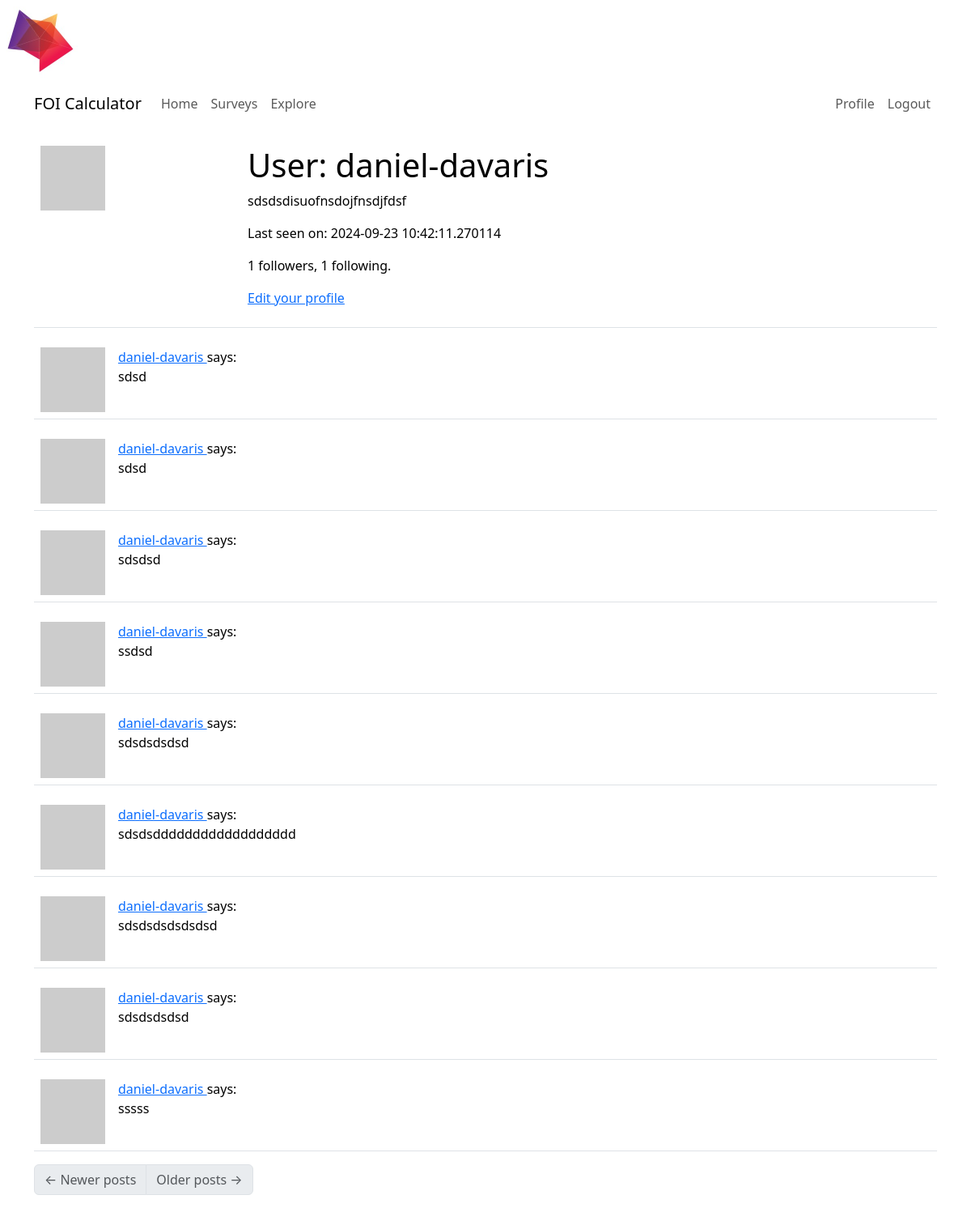
The app's page /user/daniel-davaris (signed in), older data.
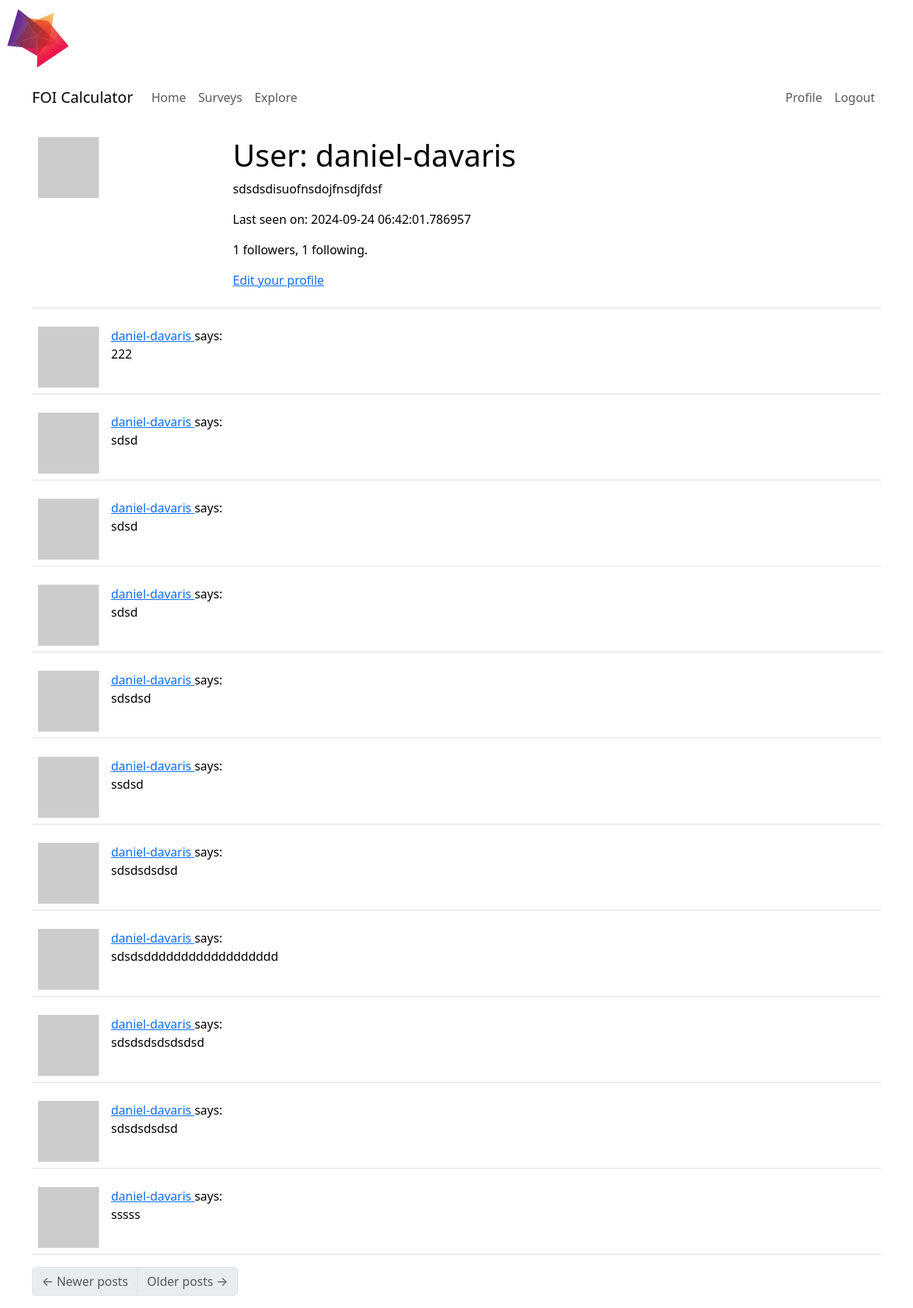
The same page, newer data.
### app/models.py (models this page shows, shortened)
class User(UserMixin, db.Model):
    id: so.Mapped[int] = so.mapped_column(primary_key=True)
    username: so.Mapped[str] = so.mapped_column(sa.String(64), index=True,
                                                unique=True)
    email: so.Mapped[str] = so.mapped_column(sa.String(120), index=True,
                                             unique=True)
    password_hash: so.Mapped[Optional[str]] = so.mapped_column(sa.String(256))
    about_me: so.Mapped[Optional[str]] = so.mapped_column(sa.String(140))
    last_seen: so.Mapped[Optional[datetime]] = so.mapped_column(
        default=lambda: datetime.now(timezone.utc))
    posts: so.WriteOnlyMapped['Post'] = so.relationship(
        back_populates='author')
    surveys: so.WriteOnlyMapped['Survey'] = so.relationship(
        back_populates='author')
    following: so.WriteOnlyMapped['User'] = so.relationship(
        secondary=followers, primaryjoin=(followers.c.follower_id == id),
        secondaryjoin=(followers.c.followed_id == id),
        back_populates='followers')
    followers: so.WriteOnlyMapped['User'] = so.relationship(
        secondary=followers, primaryjoin=(followers.c.followed_id == id),
        secondaryjoin=(followers.c.follower_id == id),
        back_populates='following')
    def avatar(self, size):
        digest = md5(self.email.lower().encode('utf-8')).hexdigest()
        return f'https://www.gravatar.com/avatar/{digest}?d=identicon&s={size}'
    def followers_count(self):
        query = sa.select(sa.func.count()).select_from(
            self.followers.select().subquery())
        return db.session.scalar(query)
    def following_count(self):
        query = sa.select(sa.func.count()).select_from(
            self.following.select().subquery())
        return db.session.scalar(query)

class Post(db.Model):
    id: so.Mapped[int] = so.mapped_column(primary_key=True)
    body: so.Mapped[str] = so.mapped_column(sa.String(140))
    timestamp: so.Mapped[datetime] = so.mapped_column(
        index=True, default=lambda: datetime.now(timezone.utc))
    user_id: so.Mapped[int] = so.mapped_column(sa.ForeignKey(User.id),
                                               index=True)
    author: so.Mapped[User] = so.relationship(back_populates='posts')

### app/routes.py (the view)
@app.route('/user/<username>')
@login_required
def user(username):
    user = db.first_or_404(sa.select(User).where(User.username == username))
    page = request.args.get('page', 1, type=int)
    query = user.posts.select().order_by(Post.timestamp.desc())
    posts = db.paginate(query, page=page,
                        per_page=app.config['POSTS_PER_PAGE'],
                        error_out=False)
    next_url = url_for('user', username=user.username, page=posts.next_num) \
        if posts.has_next else None
    prev_url = url_for('user', username=user.username, page=posts.prev_num) \
        if posts.has_prev else None
    form = EmptyForm()
    return render_template('user.html', user=user, posts=posts.items,
                           next_url=next_url, prev_url=prev_url, form=form)

### app/models.py (called while the page is built)
@login.user_loader
def load_user(id):
    return db.session.get(User, int(id))

### app/routes.py (called while the page is built)
@app.before_request
def before_request():
    if current_user.is_authenticated:
        current_user.last_seen = datetime.now(timezone.utc)
        db.session.commit()

### app/templates/user.html (shortened to what this page needs)
{% extends "base.html" %}
{% block content %}
    <table class="table table-hover">
        <tr>
            <td width="256px"><img src="{{ user.avatar(256) }}"></td>
            <td>
                <h1>User: {{ user.username }}</h1>
                {% if user.about_me %}<p>{{ user.about_me }}</p>{% endif %}
                {% if user.last_seen %}<p>Last seen on: {{ user.last_seen }}</p>{% endif %}
                <p>{{ user.followers_count() }} followers, {{ user.following_count() }} following.</p>
                {% if user == current_user %}
                <p><a href="{{ url_for('edit_profile') }}">Edit your profile</a></p>
                {% endif %}
            </td>
        </tr>
    </table>
    {% for post in posts %}
        {% include '_post.html' %}
    {% endfor %}
    <nav aria-label="Post navigation">
        <ul class="pagination">
            <li class="page-item{% if not prev_url %} disabled{% endif %}">
                <a class="page-link" href="{{ prev_url }}">
                    <span aria-hidden="true">&larr;</span> Newer posts
                </a>
            </li>
            <li class="page-item{% if not next_url %} disabled{% endif %}">
                <a class="page-link" href="{{ next_url }}">
                    Older posts <span aria-hidden="true">&rarr;</span>
                </a>
            </li>
        </ul>
    </nav>
{% endblock %}

### app/templates/_post.html
    <table class="table table-hover">
        <tr>
            <td width="70px">
                <a href="{{ url_for('user', username=post.author.username) }}">
                    <img src="{{ post.author.avatar(70) }}" />
                </a>
            </td>
            <td>
                <a href="{{ url_for('user', username=post.author.username) }}">
                    {{ post.author.username }}
                </a>
                says:
                <br>
                {{ post.body }}
            </td>
        </tr>
    </table>

Row changes from the older to the newer data that the page shows:
changed User "daniel-davaris": last_seen "2024-09-23 10:42:11.270114" → "2024-09-24 06:42:01.786957"
added Post: author.username "daniel-davaris", body "222"
added Post: author.username "daniel-davaris", body "sdsd"
